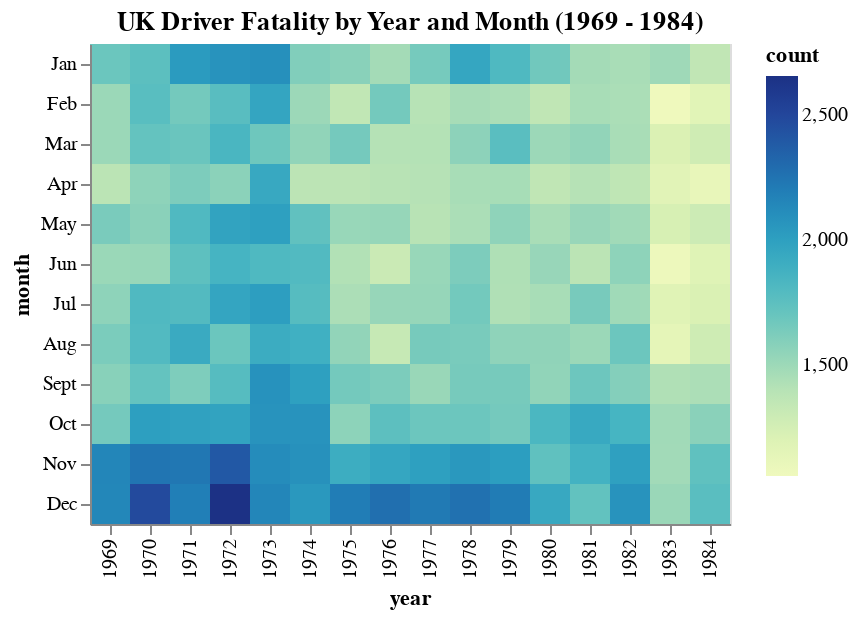

Here is the notebook cell this chart was saved with:
### Markdown cell above
## Q1. Heatmap

### Code cell
# convert numbers the correct month (1 ~ 12)
fatality_copy = fatality.copy()
months = ['Jan', 'Feb', 'Mar', 'Apr', 'May', 'Jun', 'Jul', 'Aug', 'Sept', 'Oct', 'Nov', 'Dec']
month_dict = dict(zip(range(12), months))
fatality_copy.month = fatality.month.replace(month_dict)

# heatmap 
alt.Chart(fatality_copy).mark_rect().encode(
    x='year:O', 
    y=alt.Y('month:O', sort=months), 
    color='count:Q', 
    tooltip=['year', 'month', 'count']
).properties(
    title='UK Driver Fatality by Year and Month (1969 - 1984)'
)

### Figure 1 — Vega-Lite specification as saved in the notebook (floating-point values rounded to 4 significant figures; data arrays with more than 128 entries replaced by an {"elided": "..."} marker saying what was removed)
{"config": {"view": {"continuousWidth": 400, "continuousHeight": 300}}, "data": {"name": "data-daa73f174dfc823d8dc7e5cf8229c01f"}, "mark": "rect", "encoding": {"color": {"type": "quantitative", "field": "count"}, "tooltip": [{"type": "quantitative", "field": "year"}, {"type": "nominal", "field": "month"}, {"type": "quantitative", "field": "count"}], "x": {"type": "ordinal", "field": "year"}, "y": {"type": "ordinal", "field": "month", "sort": ["Jan", "Feb", "Mar", "Apr", "May", "Jun", "Jul", "Aug", "Sept", "Oct", "Nov", "Dec"]}}, "title": "UK Driver Fatality by Year and Month (1969 - 1984)", "$schema": "https://vega.github.io/schema/vega-lite/v4.8.1.json", "datasets": {"data-daa73f174dfc823d8dc7e5cf8229c01f": {"elided": "192 records"}}}
